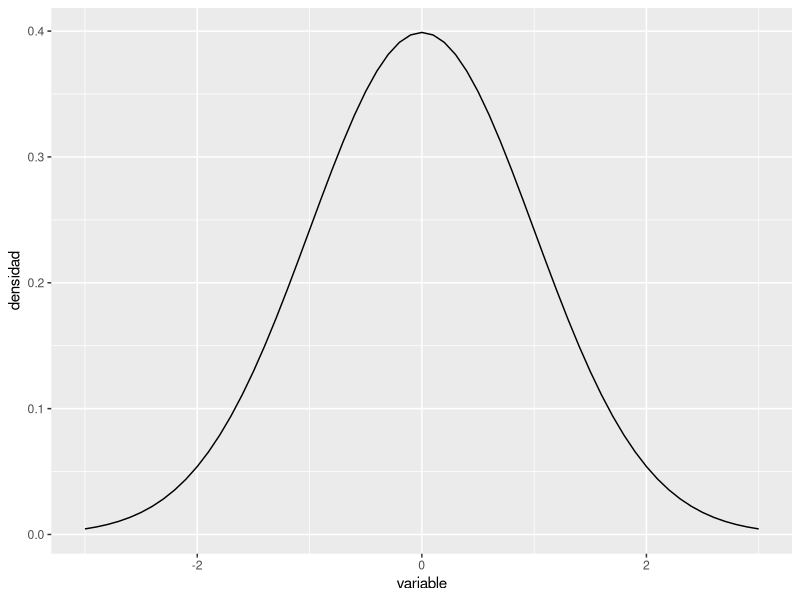

Write the R code that produced this figure.
## ---- chunk 1
#| message: false

# Paquetes:
library(tidyverse)
## ---- chunk 2
tibble(
  variable = seq(from = -3, to = 3, by = .1),
  densidad = variable |> dnorm()
) |>
  ggplot(mapping = aes(x = variable, y = densidad)) +
  geom_line()
## ---- chunk 3
valores <- rnorm(3)
